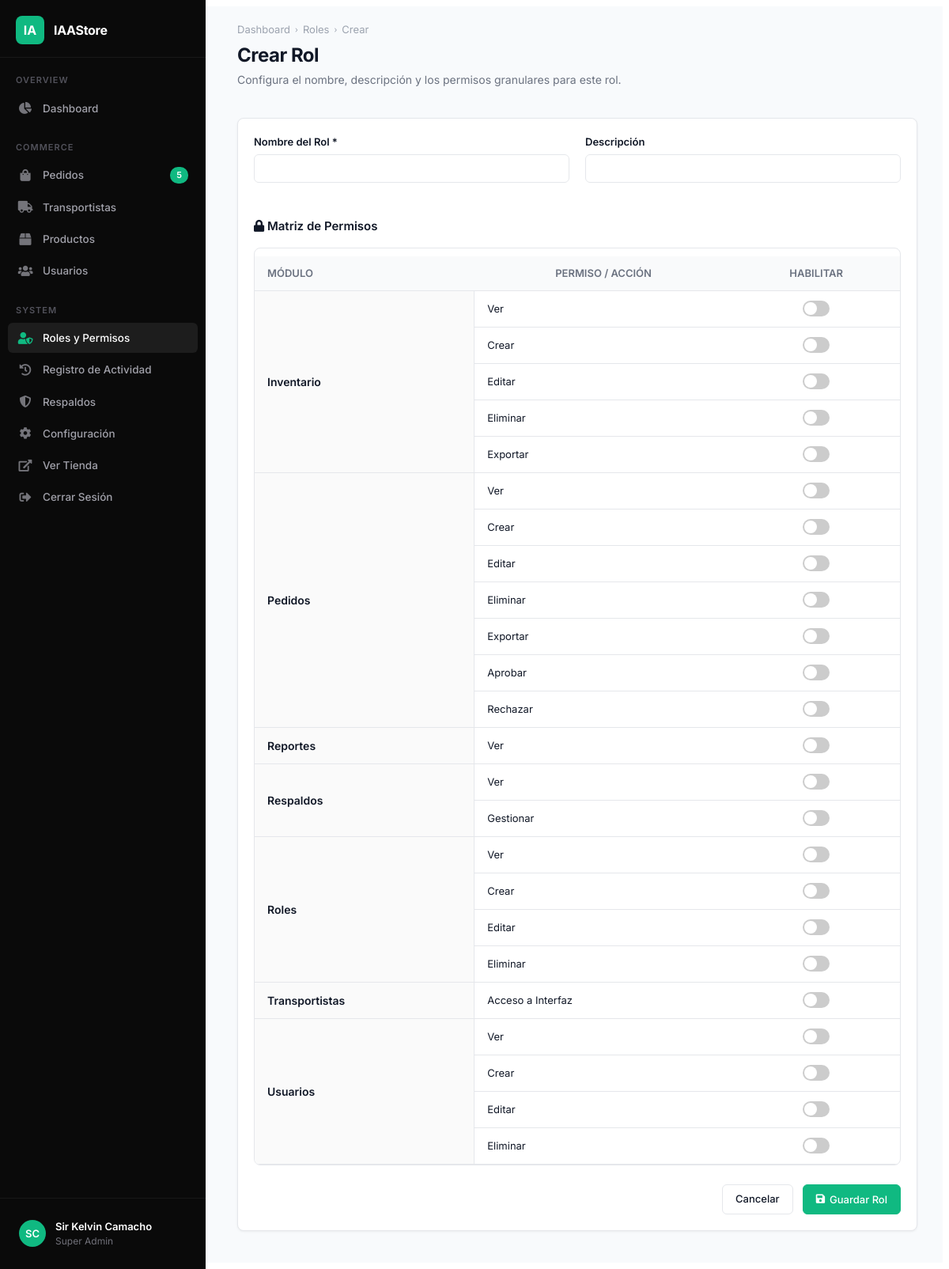
The page /accounts/panel/roles/create/ (signed in) on the database its author committed.
### accounts/models.py (models this page shows, shortened)
class Account(AbstractBaseUser):
    first_name = models.CharField(max_length=50)
    last_name = models.CharField(max_length=50)
    username = models.CharField(max_length=50, unique=True)
    email = models.EmailField(max_length=100, unique=True)
    phone_number = models.CharField(max_length=15)
    roles = models.ManyToManyField(Role, blank=True)
    profile_picture = models.ImageField(upload_to='userprofile/', blank=True, null=True)
    date_joined = models.DateTimeField(auto_now_add=True)
    last_login = models.DateTimeField(auto_now_add=True)
    is_admin = models.BooleanField(default=False)
    is_staff = models.BooleanField(default=False)
    is_active = models.BooleanField(default=False)
    is_superadmin = models.BooleanField(default=False)
    USERNAME_FIELD = 'email'
    REQUIRED_FIELDS = ['username', 'first_name', 'last_name']
    objects = MyAccountManager()
    def has_rbac_permission(self, codename):
        if self.is_superadmin:
            return True
        return self.roles.filter(permissions__codename=codename).exists()
    @property
    def is_transportista(self):
        return hasattr(self, 'transportista')

class Permission(models.Model):
    module = models.CharField(max_length=50)
    name = models.CharField(max_length=100)
    codename = models.CharField(max_length=100, unique=True)

### accounts/admin_views.py (the view, shortened to what this page needs)
# urls.py: path('panel/roles/create/', admin_views.admin_create_role, name='admin_create_role'),
@has_permission('create_roles')
def admin_create_role(request):
    permissions = Permission.objects.all().order_by('module')
    modules = {}
    for p in permissions:
        if p.module not in modules:
            modules[p.module] = []
        modules[p.module].append(p)
    pending_orders_count = Order.objects.real().filter(payment_status__in=["review", "paid", "failed"], status__in=['New', 'Processing']).count()
    return render(request, 'admin_panel/role_form.html', {
        'active_page': 'roles',
        'modules': modules,
        'action': 'Crear',
        'pending_orders_count': pending_orders_count
    })

### accounts/templatetags/rbac_tags.py (called while the page is built)
@register.filter(name='can')
def can(user, codename):
    if not user.is_authenticated:
        return False
    return user.has_rbac_permission(codename)

### carts/context_processors.py (called while the page is built)
def counter(request):
    cart_count = 0
    if 'admin' in request.path:
        return {}
    else:
        try:
            cart = Cart.objects.filter(cart_id=_cart_id(request))
            if request.user.is_authenticated:
                cart_items = CartItem.objects.all().filter(user=request.user)
            else:
                cart_items = CartItem.objects.all().filter(cart=cart[:1])
            for cart_item in cart_items:
                cart_count += cart_item.quantity
        except Cart.DoesNotExist:
                cart_count = 0
    return dict(cart_count=cart_count)

### carts/views.py (called while the page is built)
def _cart_id(request):
    cart=request.session.session_key
    if not cart:
        cart=request.session.create()
    return cart

### category/context_processors.py (called while the page is built)
def menu_links(request):
    links = Category.objects.all()
    return dict(links=links)

### orders/models.py (called while the page is built)
    def real(self):
        return self.filter(is_test=False)

### store/context_processors.py (called while the page is built)
def bcv_context(request):
    currency = request.session.get('currency', 'USD')
    try:
        bcv_rate = ExchangeRate.objects.get(currency='USD')
        rate = bcv_rate.rate
    except ExchangeRate.DoesNotExist:
        rate = 0
    return {
        'current_currency': currency,
        'current_bcv_rate': rate,
    }

### store/templates/admin_panel/role_form.html (shortened to what this page needs)
{% extends 'admin_panel/base_admin.html' %}
{% block breadcrumb %}
<span class="sep">›</span> <a href="{% url 'admin_roles' %}">Roles</a> <span class="sep">›</span> {{ action }}
{% endblock %}
{% block page_title %}{{ action }} Rol{% endblock %}
{% block page_desc %}Configura el nombre, descripción y los permisos granulares para este rol.{% endblock %}
{% block content %}
<div class="ap-card">
    <div class="ap-card-body">
        <form method="POST">
            <div class="ap-grid-2" style="margin-bottom: 24px;">
                <div class="ap-form-group">
                    <label class="ap-label">Nombre del Rol *</label>
                    <input type="text" class="ap-input" name="name" value="{{ role.name|default:'' }}" required>
                </div>
                <div class="ap-form-group">
                    <label class="ap-label">Descripción</label>
                    <input type="text" class="ap-input" name="description" value="{{ role.description|default:'' }}">
                </div>
            </div>
            <div class="ap-settings-title" style="margin-bottom: 15px;"><i class="fas fa-lock mr-2"></i> Matriz de Permisos</div>
            <div style="border: 1px solid var(--ap-border); border-radius: 8px; overflow: hidden; margin-bottom: 24px;">
                <table class="matrix-table">
                    <thead>
                        <tr>
                            <th>Módulo</th>
                            <th>Permiso / Acción</th>
                            <th>Habilitar</th>
                        </tr>
                    </thead>
                    <tbody>
                        {% for mod_name, perms in modules.items %}
                            {% for p in perms %}
                            <tr>
                                {% if forloop.first %}
                                <td rowspan="{{ perms|length }}" class="matrix-module" style="background: #fafafa; border-right: 1px solid var(--ap-border);">
                                    {{ mod_name }}
                                </td>
                                {% endif %}
                                <td style="text-align: left; font-size: 13px;">{{ p.name }}</td>
                                <td>
                                    <label class="ap-switch">
                                        <span class="ap-slider"></span>
                                    </label>
                                </td>
                            </tr>
                            {% endfor %}
                        {% endfor %}
                    </tbody>
                </table>
            </div>
            <div style="display: flex; gap: 12px; justify-content: flex-end;">
                <a href="{% url 'admin_roles' %}" class="ap-btn">Cancelar</a>
                <button type="submit" class="ap-btn ap-btn-primary"><i class="fas fa-save"></i> Guardar Rol</button>
            </div>
        </form>
    </div>
</div>
{% endblock %}

### store/templates/admin_panel/base_admin.html (shortened to what this page needs)
{% load static rbac_tags %}
<!DOCTYPE html>
<html lang="es">
<head>
<link href="{% static 'css/admin_panel.css' %}?v=1.0" rel="stylesheet">
<link href="{% static 'fonts/fontawesome/css/all.min.css' %}" rel="stylesheet">
</head>
<body>
<div class="admin-panel">
<aside class="ap-sidebar" id="apSidebar">
    <a href="{% url 'admin_dashboard' %}" class="ap-sidebar-logo">
        <div class="logo-icon">IA</div>
        <span>IAAStore</span>
    </a>
    <div class="ap-sidebar-section">Overview</div>
    <ul class="ap-sidebar-nav">
        {% if not user.is_transportista or user.is_superadmin %}
        <li><a href="{% url 'admin_dashboard' %}" class="{% if active_page == 'dashboard' %}active{% endif %}"><i class="fas fa-chart-pie"></i> Dashboard</a></li>
        {% endif %}
    </ul>
    <div class="ap-sidebar-section">Commerce</div>
    <ul class="ap-sidebar-nav">
        {% if user|can:'view_orders' or user.is_superadmin %}
        <li><a href="{% url 'admin_orders' %}" class="{% if active_page == 'orders' %}active{% endif %}"><i class="fas fa-shopping-bag"></i> Pedidos <span class="ap-nav-badge">{{ pending_orders_count|default:"" }}</span></a></li>
        {% if not user.is_transportista or user.is_superadmin %}
        <li><a href="{% url 'admin_transportistas' %}" class="{% if active_page == 'transportistas' %}active{% endif %}"><i class="fas fa-truck"></i> Transportistas</a></li>
        {% endif %}
        {% endif %}
        {% if user|can:'view_inventory' or user.is_superadmin %}
        <li><a href="{% url 'admin_products' %}" class="{% if active_page == 'products' %}active{% endif %}"><i class="fas fa-box"></i> Productos</a></li>
        {% endif %}
        {% if user|can:'view_users' or user.is_superadmin %}
        <li><a href="{% url 'admin_users' %}" class="{% if active_page == 'users' or active_page == 'customers' %}active{% endif %}"><i class="fas fa-users"></i> Usuarios</a></li>
        {% endif %}
    </ul>
    <div class="ap-sidebar-section">System</div>
    <ul class="ap-sidebar-nav">
        {% if user|can:'view_roles' or user.is_superadmin %}
        <li><a href="{% url 'admin_roles' %}" class="{% if active_page == 'roles' %}active{% endif %}"><i class="fas fa-user-shield"></i> Roles y Permisos</a></li>
        {% endif %}
        {% if user.is_superadmin %}
        <li><a href="{% url 'admin_activity_log' %}" class="{% if active_page == 'logs' %}active{% endif %}"><i class="fas fa-history"></i> Registro de Actividad</a></li>
        {% endif %}
        {% if user|can:'view_backups' or user.is_superadmin %}
        <li><a href="{% url 'admin_backups' %}" class="{% if active_page == 'backups' %}active{% endif %}"><i class="fas fa-shield-alt"></i> Respaldos</a></li>
        {% endif %}
        {% if user.is_superadmin %}
        <li><a href="{% url 'admin_settings' %}" class="{% if active_page == 'settings' %}active{% endif %}"><i class="fas fa-cog"></i> Configuración</a></li>
        {% endif %}
        {% if not user.is_transportista or user.is_superadmin %}
        <li><a href="{% url 'home' %}" target="_blank"><i class="fas fa-external-link-alt"></i> Ver Tienda</a></li>
        {% endif %}
        <li>
                <a href="{% url 'logout' %}"><i class="fas fa-sign-out-alt"></i> Cerrar Sesión</a>
        </li>
    </ul>
    <div class="ap-sidebar-footer">
        <a href="{% url 'admin_profile' %}">
            {% if user.profile_picture %}
                <img src="{{ user.profile_picture.url }}" alt="Profile" class="ap-sidebar-user-avatar" style="object-fit: cover; border: 2px solid var(--ap-accent);">
            {% else %}
                <div class="ap-sidebar-user-avatar">{{ user.first_name|first }}{{ user.last_name|first }}</div>
            {% endif %}
            <div class="ap-sidebar-user-info">
                <div class="name">{{ user.first_name }} {{ user.last_name }}</div>
                <div class="role">{% if user.is_superadmin %}Super Admin{% elif user.roles.all %}{{ user.roles.first.name }}{% else %}Admin{% endif %}</div>
            </div>
        </a>
    </div>
</aside>
<main class="ap-main">
    <div class="ap-header">
        <div style="display:flex; align-items:center; gap:12px;">
            <div>
                <div class="ap-breadcrumb">
                    <a href="{% url 'admin_dashboard' %}">Dashboard</a>
                    {% block breadcrumb %}{% endblock %}
                </div>
                <h1 class="ap-page-title">{% block page_title %}Dashboard{% endblock %}</h1>
                <p class="ap-page-desc">{% block page_desc %}{% endblock %}</p>
            </div>
        </div>
    </div>
    <div class="ap-content">
        {% block content %}{% endblock %}
    </div>
</main>
</div>
</body>
</html>

### store/templates/admin_panel/role_form.html (style rules this page uses)
.matrix-table { width: 100%; border-collapse: collapse; margin-top: 10px; }
.matrix-table th, .matrix-table td { padding: 12px 16px; border-bottom: 1px solid var(--ap-border); text-align: center; }
.matrix-table th { background: #f9fafb; font-size: 13px; font-weight: 600; color: var(--ap-text-secondary); text-transform: uppercase; }
.matrix-table td:first-child, .matrix-table th:first-child { text-align: left; }
.matrix-module { font-weight: 600; color: var(--ap-text); font-size: 14px; }
.ap-switch { position: relative; display: inline-block; width: 34px; height: 20px; }
.ap-slider { position: absolute; cursor: pointer; top: 0; left: 0; right: 0; bottom: 0; background-color: #ccc; transition: .4s; border-radius: 34px; }
.ap-slider:before { position: absolute; content: ""; height: 16px; width: 16px; left: 2px; bottom: 2px; background-color: white; transition: .4s; border-radius: 50%; }

### rows shown on the page
Account: first_name|first "S", last_name|first "C", first_name "Sir Kelvin", last_name "Camacho"
Permission: module "Inventario", name "Ver"
Permission: name "Crear"
Permission: name "Editar"
Permission: name "Eliminar"
Permission: name "Exportar"
Permission: module "Pedidos", name "Ver"
Permission: name "Crear"
Permission: name "Editar"
Permission: name "Eliminar"
Permission: name "Exportar"
Permission: name "Aprobar"
Permission: name "Rechazar"
Permission: module "Reportes", name "Ver"
Permission: module "Respaldos", name "Ver"
Permission: name "Gestionar"
Permission: module "Roles", name "Ver"
Permission: name "Crear"
Permission: name "Editar"
Permission: name "Eliminar"
Permission: module "Transportistas", name "Acceso a Interfaz"
Permission: module "Usuarios", name "Ver"
Permission: name "Crear"
Permission: name "Editar"
Permission: name "Eliminar"

### other values the page prints
{{ pending_orders_count|default:"" }} "5"
{{ action }} "Crear"
